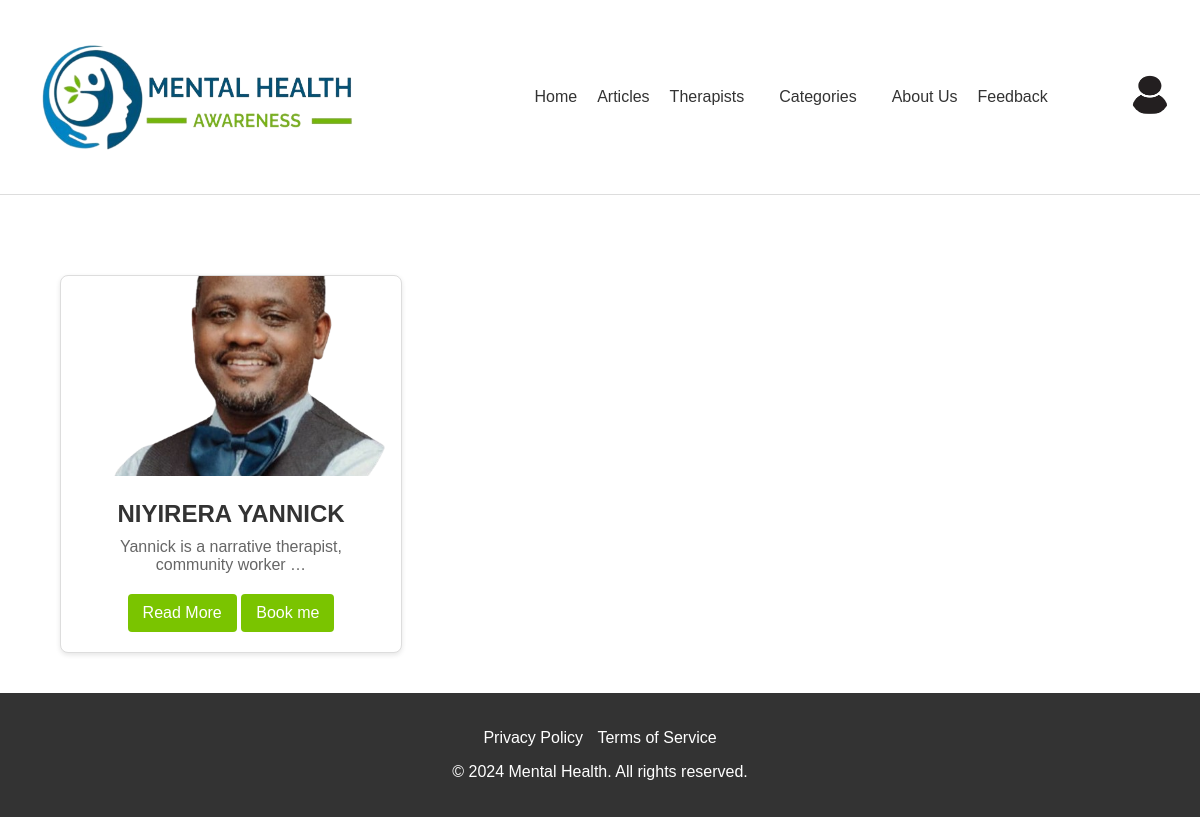
/therapists/ (signed in), run on the app's committed database.
### core/models.py (models this page shows, shortened)
class Therapist(models.Model):
    user = models.OneToOneField(User, on_delete=models.CASCADE)
    profile_picture = models.ImageField(upload_to='therapists/')
    names = models.CharField(max_length=255)
    bio = models.TextField()
    telephone = models.CharField(max_length=15,help_text="Phone number must be entered in the format: '+999999999'. Up to 15 digits allowed.")
    email = models.EmailField()

### core/views.py (the view)
# urls.py: path('therapists/', views.therapist_list, name='therapist_list'),
def therapist_list(request):
    therapists = Therapist.objects.all()
    return render(request, 'therapist/therapist_list.html', {'therapists': therapists, 'categories': CATEGORIES})

### templates/therapist/therapist_list.html (shortened to what this page needs)
{% extends 'base.html' %}
{% block content %}
{% load static %}
    <div class="container">
        <div class="quiz-cards">
            {% for therapist in therapists %}
                <div class="card">
                    <img src="{{ therapist.profile_picture.url }}" alt="{{ therapist.names }}">
                    <center>
                        <div class="card-content">
                            <h3>{{ therapist.names | truncatewords:7 }}</h3>
                            <p>{{ therapist.bio | truncatewords:7 }}</p>
                            <a href="{% url 'therapist_detail' therapist.id %}">Read More</a>
                            <a href="{% url 'book_therapist' therapist.id %}">Book me</a>
                        </div>
                    </center>
                </div>
            {% endfor %}
        </div>
    </div>
{% endblock %}

### static/css/style.css (style rules this page uses)
body { font-family: Arial, sans-serif; margin: 0; padding: 0; background-color: #fff; }
.container { width: 90%; margin: 0 auto; }
.quiz-cards { display: flex; flex-wrap: wrap; gap: 20px; margin-top: 40px; }
.card { background-color: #fff; border: 1px solid #ddd; border-radius: 8px; width: calc(33.333% - 20px); box-shadow: 0 2px 5px rgba(0, 0, 0, 0.1); transition: box-shadow 0.3s ease; }
.card img { width: 100%; height: 200px; object-fit: cover; border-top-left-radius: 8px; border-top-right-radius: 8px; }
.card-content { padding: 20px; }
.card-content h3 { font-size: 1.5em; margin: 0 0 10px; color: #333; }
.card-content p { font-size: 1em; color: #666; margin: 0 0 20px; }
.card-content a { display: inline-block; padding: 10px 15px; text-decoration: none; background-color: #7ac400; color: #fff; border-radius: 4px; }

### data on the page
Therapist: profile_picture (picture), names "NIYIRERA YANNICK", bio "Yannick is a narrative therapist, community worker …"
